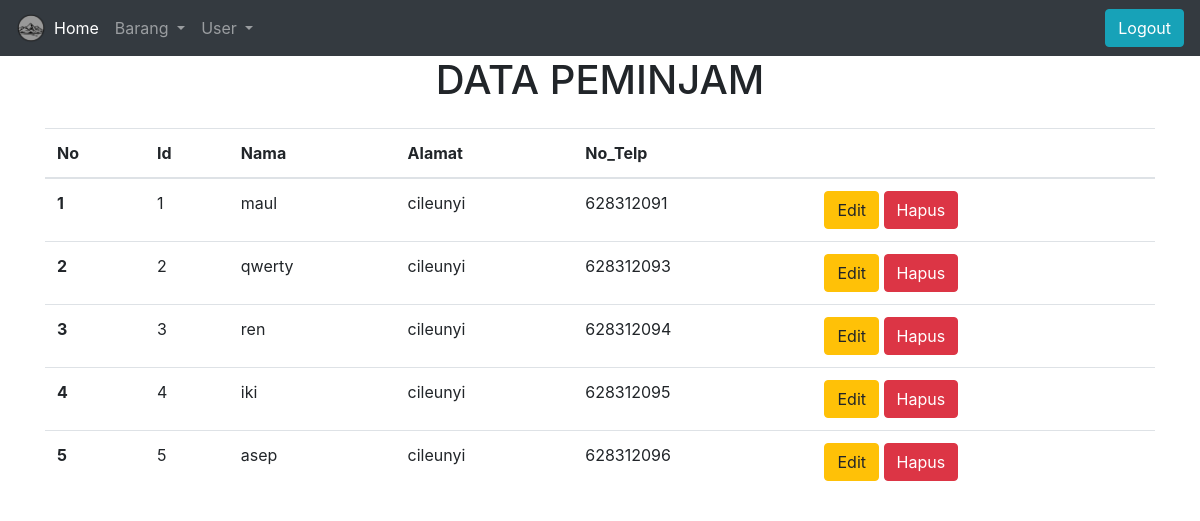
The page /peminjam.php (signed in) on the database its author committed.
### tables this page shows
CREATE TABLE `peminjam` (
  `id_p` int(11) NOT NULL,
  `nama` varchar(255) NOT NULL,
  `alamat` varchar(255) NOT NULL,
  `no_telp` int(11) NOT NULL
);

### database.php (called while the page is built, shortened)
<?php
    $host="localhost";
    $user="root";
    $pass="";
    $dbname="peminjaman";
    $koneksi=mysqli_connect($host, $user, $pass, $dbname) or die("gagal terhubung dengan database: " . mysqli_error($koneksi));
    function tampiluser($namatabel)
    {
        global $koneksi;
        $hasil=mysqli_query($koneksi, "select * from $namatabel");
        $rows=[];
        while($row = mysqli_fetch_assoc($hasil))
        {
            $rows[] = $row;
        }
        return $rows;
    }
?>

### peminjam.php (the view, shortened to what this page needs)
<?php
    require_once('database.php');
    $user=tampiluser('peminjam');
    $nomor=0;
?>
<!doctype html>
<html lang="en">
  <head>
    <link rel="stylesheet" href="https://cdn.jsdelivr.net/npm/bootstrap@4.5.3/dist/css/bootstrap.min.css">
  </head>
  <body>
  <nav class="navbar navbar-expand-lg navbar-dark bg-dark">
  <img src="img/logo2.png" height=30 width=30>
  <div class="collapse navbar-collapse" id="navbarSupportedContent">
    <ul class="navbar-nav mr-auto">
    <li class="nav-item active">
        <a class="nav-link" href="home.php">Home <span class="sr-only">(current)</span></a>
      </li>
    <li class="nav-item dropdown">
        <a class="nav-link dropdown-toggle" href="#" id="navbarDropdown" role="button" data-toggle="dropdown" aria-haspopup="true" aria-expanded="false">
          Barang
        </a>
      </li>
      <li class="nav-item dropdown">
        <a class="nav-link dropdown-toggle" href="#" id="navbarDropdown" role="button" data-toggle="dropdown" aria-haspopup="true" aria-expanded="false">
          User
        </a>
      </li>
    </ul>
    <a href="logout.php" class="btn btn-info">Logout</a>
  </div>
</nav>
<div class="container">
    <center><h1>DATA PEMINJAM</h1></center>
<div class="container">
    <div class="row pt-3">
    <table class="table">
  <thead>
  <tr>
      <th scope="col">No</th>
      <th scope="col">Id</th>
      <th scope="col">Nama</th>
      <th scope="col">Alamat</th>
      <th scope="col">No_Telp</th>
      <th scope="col"><Ri:viewport></Ri:viewport></th>
    </tr>
  </thead>
  <tbody>
  <?php foreach($user as $item) : ?>
      <?php $nomor++; ?>
      <tr>
      <th scope="row"><?php echo "$nomor"; ?></th>
      <td><?php echo $item['id_p']; ?></td>
      <td><?php echo $item['nama']; ?></td>
      <td><?php echo $item['alamat']; ?></td>
      <td><?php echo $item['no_telp']; ?></td>
      <td><?php echo "<a href='edit.php?id=$item[id_p]'><button class='btn btn-warning'>Edit</button></a> <a href='javascript:hapusData(".$item['id_p'].")'><button class='btn btn-danger'>Hapus</button></a>"; ?> </td>
    </tr>
    <?php endforeach ?>
  </tbody>
</table>
    </div>
</div>
</div>
  </body>
</html>

### peminjam.php (style rules this page uses)
body { background-image: url(''); background-repeat: no-repeat; background-size: cover; }

### rows shown on the page
peminjam: id_p "1", nama "maul", alamat "cileunyi", no_telp "628312091"
peminjam: id_p "2", nama "qwerty", alamat "cileunyi", no_telp "628312093"
peminjam: id_p "3", nama "ren", alamat "cileunyi", no_telp "628312094"
peminjam: id_p "4", nama "iki", alamat "cileunyi", no_telp "628312095"
peminjam: id_p "5", nama "asep", alamat "cileunyi", no_telp "628312096"
